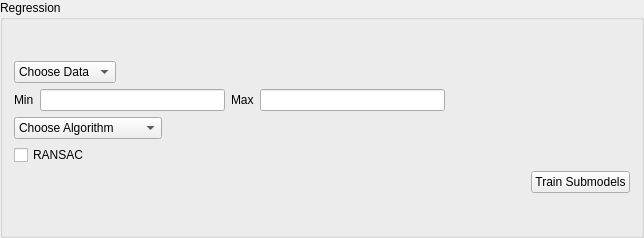
<?xml version="1.0" encoding="UTF-8"?>
<ui version="4.0">
 <class>submodel</class>
 <widget class="QGroupBox" name="submodel">
  <property name="geometry">
   <rect>
    <x>0</x>
    <y>0</y>
    <width>644</width>
    <height>238</height>
   </rect>
  </property>
  <property name="minimumSize">
   <size>
    <width>600</width>
    <height>150</height>
   </size>
  </property>
  <property name="maximumSize">
   <size>
    <width>16777215</width>
    <height>999999</height>
   </size>
  </property>
  <property name="windowTitle">
   <string>Regression</string>
  </property>
  <property name="title">
   <string>Regression</string>
  </property>
  <layout class="QVBoxLayout" name="verticalLayout_2">
   <item>
    <layout class="QVBoxLayout" name="submodel_vlayout">
     <item>
      <layout class="QHBoxLayout" name="submodel_choosedata_hlayout">
       <item>
        <widget class="QComboBox" name="submodel_choosedata">
         <property name="iconSize">
          <size>
           <width>50</width>
           <height>20</height>
          </size>
         </property>
         <item>
          <property name="text">
           <string>Choose Data</string>
          </property>
         </item>
         <item>
          <property name="text">
           <string>Known Data</string>
          </property>
         </item>
        </widget>
       </item>
       <item>
        <spacer name="submodel_choosedata_spacer">
         <property name="orientation">
          <enum>Qt::Horizontal</enum>
         </property>
         <property name="sizeHint" stdset="0">
          <size>
           <width>40</width>
           <height>20</height>
          </size>
         </property>
        </spacer>
       </item>
      </layout>
     </item>
     <item>
      <layout class="QHBoxLayout" name="horizontalLayout">
       <item>
        <widget class="QLabel" name="label">
         <property name="text">
          <string>Min</string>
         </property>
        </widget>
       </item>
       <item>
        <widget class="QLineEdit" name="lineEdit"/>
       </item>
       <item>
        <widget class="QLabel" name="label_2">
         <property name="text">
          <string>Max</string>
         </property>
        </widget>
       </item>
       <item>
        <widget class="QLineEdit" name="lineEdit_2"/>
       </item>
       <item>
        <spacer name="horizontalSpacer">
         <property name="orientation">
          <enum>Qt::Horizontal</enum>
         </property>
         <property name="sizeHint" stdset="0">
          <size>
           <width>40</width>
           <height>20</height>
          </size>
         </property>
        </spacer>
       </item>
      </layout>
     </item>
     <item>
      <layout class="QHBoxLayout" name="submodel_choosealg_hlayout">
       <item>
        <widget class="QComboBox" name="submodel_choosealg">
         <property name="iconSize">
          <size>
           <width>50</width>
           <height>20</height>
          </size>
         </property>
         <item>
          <property name="text">
           <string>Choose Algorithm</string>
          </property>
         </item>
         <item>
          <property name="text">
           <string>PLS</string>
          </property>
         </item>
         <item>
          <property name="text">
           <string>GP</string>
          </property>
         </item>
         <item>
          <property name="text">
           <string>Others coming soon...</string>
          </property>
         </item>
        </widget>
       </item>
       <item>
        <spacer name="submodel_choosealg_spacer">
         <property name="orientation">
          <enum>Qt::Horizontal</enum>
         </property>
         <property name="sizeHint" stdset="0">
          <size>
           <width>40</width>
           <height>20</height>
          </size>
         </property>
        </spacer>
       </item>
      </layout>
     </item>
     <item>
      <widget class="QCheckBox" name="regression_ransac_checkbox">
       <property name="text">
        <string>RANSAC</string>
       </property>
      </widget>
     </item>
     <item>
      <layout class="QHBoxLayout" name="submodel_trainbutton_hlayout">
       <item>
        <spacer name="submodel_trainbutton_spacer">
         <property name="orientation">
          <enum>Qt::Horizontal</enum>
         </property>
         <property name="sizeHint" stdset="0">
          <size>
           <width>40</width>
           <height>20</height>
          </size>
         </property>
        </spacer>
       </item>
       <item>
        <widget class="QPushButton" name="submodel_trainbutton">
         <property name="text">
          <string>Train Submodels</string>
         </property>
        </widget>
       </item>
      </layout>
     </item>
    </layout>
   </item>
  </layout>
 </widget>
 <resources/>
 <connections/>
</ui>
